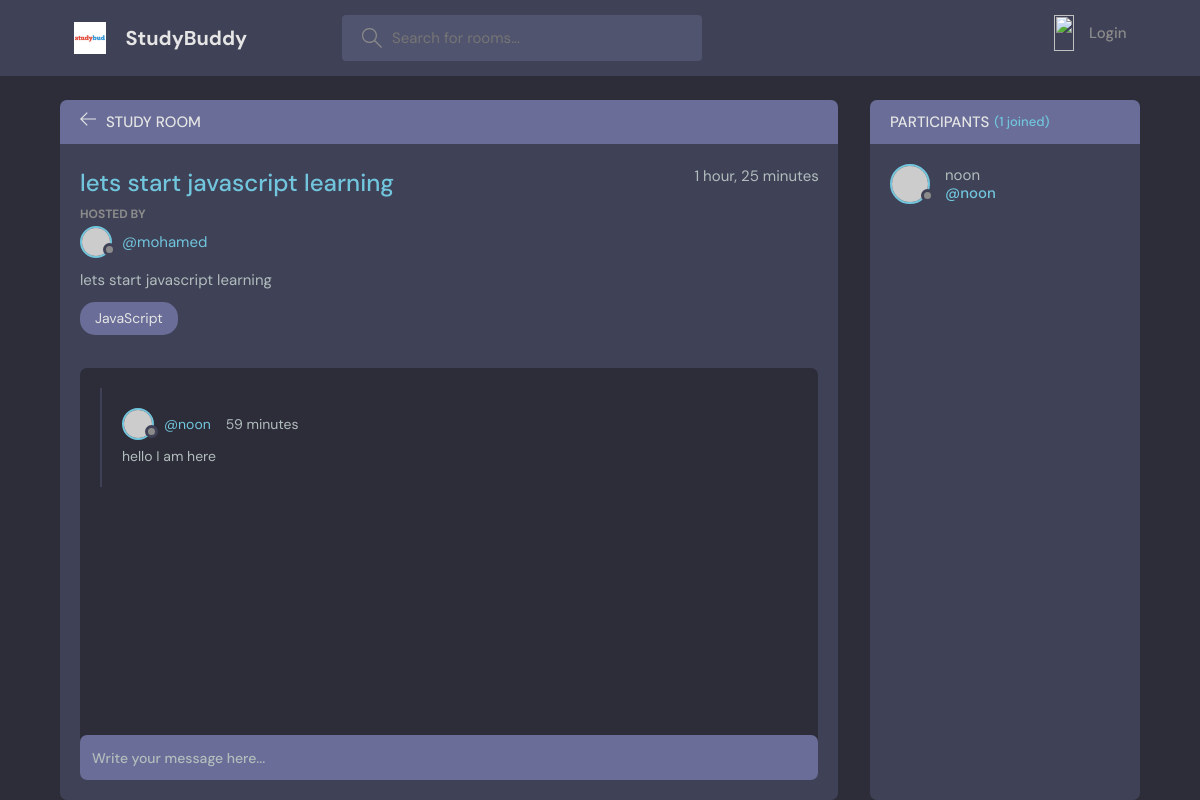
/room/56/, run on the app's committed database.
### base/models.py (models this page shows, shortened)
class Room(models.Model):
    topic = models.ForeignKey(Topic, on_delete=models.SET_NULL, null=True)
    host = models.ForeignKey(User, on_delete=models.SET_NULL, null=True, )
    name = models.CharField(max_length=200)
    description = models.TextField()
    participants = models.ManyToManyField(User, related_name="participants", blank=True)
    updated = models.DateTimeField(auto_now_add=True)
    created = models.DateTimeField(auto_now=True)
    class Meta:
        ordering = ["-created",]

class Message(models.Model):
    user = models.ForeignKey(User, on_delete=models.CASCADE)
    room = models.ForeignKey(Room, on_delete=models.CASCADE)
    body = models.TextField()
    updated = models.DateTimeField(auto_now_add=True)
    created = models.DateTimeField(auto_now=True)
    class Meta:
        ordering = ["-created", ]

### base/views.py (the view, shortened to what this page needs)
# urls.py: path('room/<int:id>/', views.room, name='room'),
def room(request, id):
    single_room = Room.objects.get(id=id)
    room_messages = single_room.message_set.all()
    participants = single_room.participants.all()
    context = {"room": single_room, "room_messages": room_messages, "participants": participants}
    return render(request, 'base/room.html', context)

### base/templates/base/room.html (shortened to what this page needs)
{% extends 'main.html' %}
{% block content %}
    <main class="profile-page layout layout--2">
      <div class="container">
        <div class="room">
          <div class="room__top">
            <div class="room__topLeft">
              <a href="index.html">
                <svg version="1.1" xmlns="http://www.w3.org/2000/svg" width="32" height="32" viewBox="0 0 32 32">
                  <title>arrow-left</title>
                  <path
                    d="M13.723 2.286l-13.723 13.714 13.719 13.714 1.616-1.611-10.96-10.96h27.625v-2.286h-27.625l10.965-10.965-1.616-1.607z"
                  ></path>
                </svg>
              </a>
              <h3>Study Room</h3>
            </div>
          </div>
          <div class="room__box scroll">
            <div class="room__header scroll">
              <div class="room__info">
                <h3>{{room.name}}</h3>
                <span>{{room.created | timesince}}</span>
              </div>
              <div class="room__hosted">
                <p>Hosted By</p>
                <a href="#" class="room__author">
                  <div class="avatar avatar--small">
                    <img src="https://randomuser.me/api/portraits/men/37.jpg" />
                  </div>
                  <span>@{{room.host}}</span>
                </a>
              </div>
              <div class="room__details">
                {{room.description}}
              </div>
              <span class="room__topics">JavaScript</span>
            </div>
            <div class="room__conversation">
              <div class="threads scroll">
                {% for message in room_messages %}
                <div class="thread">
                  <div class="thread__top">
                    <div class="thread__author">
                      <a href="{% url 'user-profile' message.user.id %}" class="thread__authorInfo">
                        <div class="avatar avatar--small">
                          <img src="https://randomuser.me/api/portraits/men/37.jpg" />
                        </div>
                        <span>@{{message.user}}</span>
                      </a>
                      <span class="thread__date">{{message.created | timesince}}</span>
                    </div>
                  </div>
                  <div class="thread__details">
                  {{message.body}}
                  </div>
                </div>
                {% endfor%}
              </div>
            </div>
          </div>
          <div class="room__message">
            <form method="POST" action="">
              <input type="text" name="body" placeholder="Write your message here..." />
            </form>
          </div>
        </div>
        <div class="participants">
          <h3 class="participants__top">Participants <span>({{participants.count}} joined)</span></h3>
          <div class="participants__list scroll">
            {% for participant in participants %}
            <a href="{% url 'user-profile' participant.id %}" class="participant">
              <div class="avatar avatar--medium">
                <img src="https://randomuser.me/api/portraits/men/37.jpg" />
              </div>
              <p>
                {{participant}}
                <span>@{{participant}}</span>
              </p>
              </a>
            {% endfor %}
          </div>
        </div>
      </div>
    </main>
{% endblock %}

### data on the page
Room: name "lets start javascript learning", created "1 hour, 25 minutes", host "mohamed", description "lets start javascript learning"
Message: user "noon", created "59 minutes", body "hello I am here"

### other printed values
{{ participants.count }} "1"
{{ participant }} "noon"
